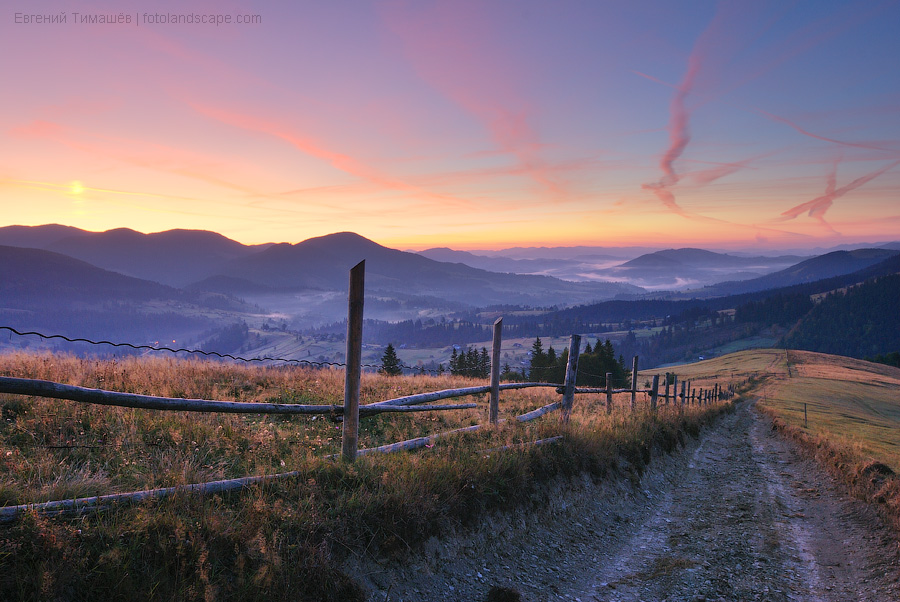
#> input picture OpenCV дз/imagn/DSC_0225.jpg, 900 x 602 px, given in place of color_text.jpg, which was not available
$ python main.py
#> lines starting #> are read from the running program, lines starting #| are printed output that depends on the picture; after the words box and inside, x2 and y2 are one past the last pixel; in counts of white or black regions, pixels touching at a corner belong together; pictures that were not available may be replaced by others from this repository, and a replacement may not be noted
import cv2
import numpy as np

img = cv2.imread('imagn/color_text.jpg')
#> img is the input picture: shape (602, 900, 3); mean B, G, R 115.7, 102.5, 116.2
print(img.shape)
#| (602, 900, 3)

new_img = np.zeros(img.shape, dtype='uint8')
# [18 lines of commented-out code are left out]


img = cv2.cvtColor(img, cv2.COLOR_BGR2GRAY) # меняет цвет на серый
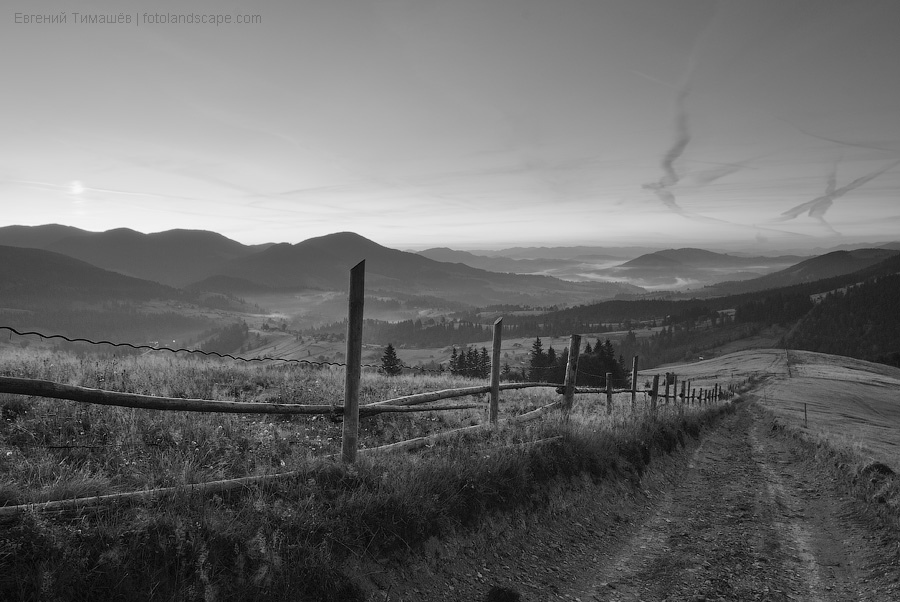
#> img: shape (602, 900); min 0, max 248, mean 108.1
img = cv2.GaussianBlur(img, (9, 9), 0)# размытие, числа должны быть не четные

img = cv2.Canny(img, 20, 30) # переводит в черно белый формат(чем меньше число, тем выше точность)
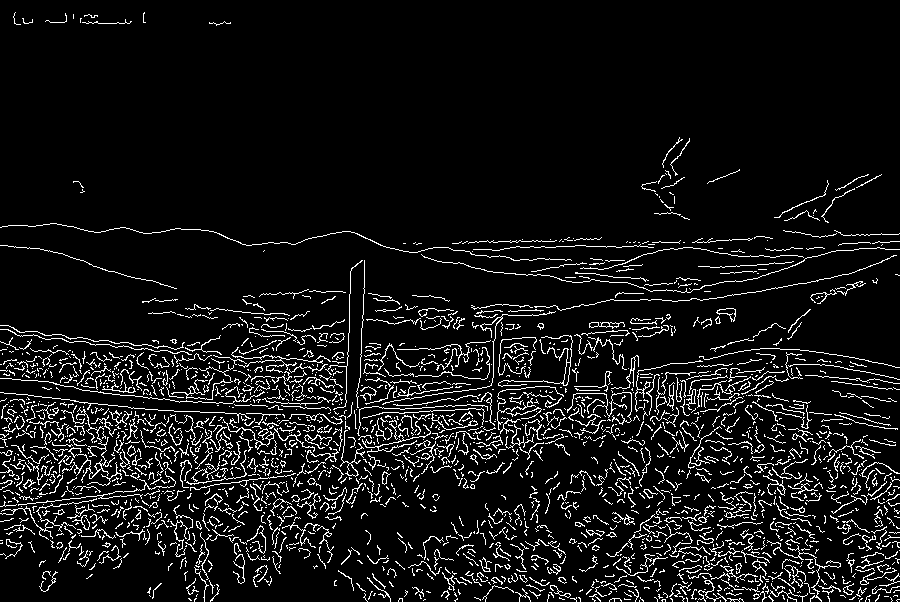
#> img: shape (602, 900); 7.8% white in thin lines or dots
#
kernel = np.ones((3, 3), np.uint8)
img= cv2.dilate(img, kernel, iterations=1) # увеличивает жирность обводки
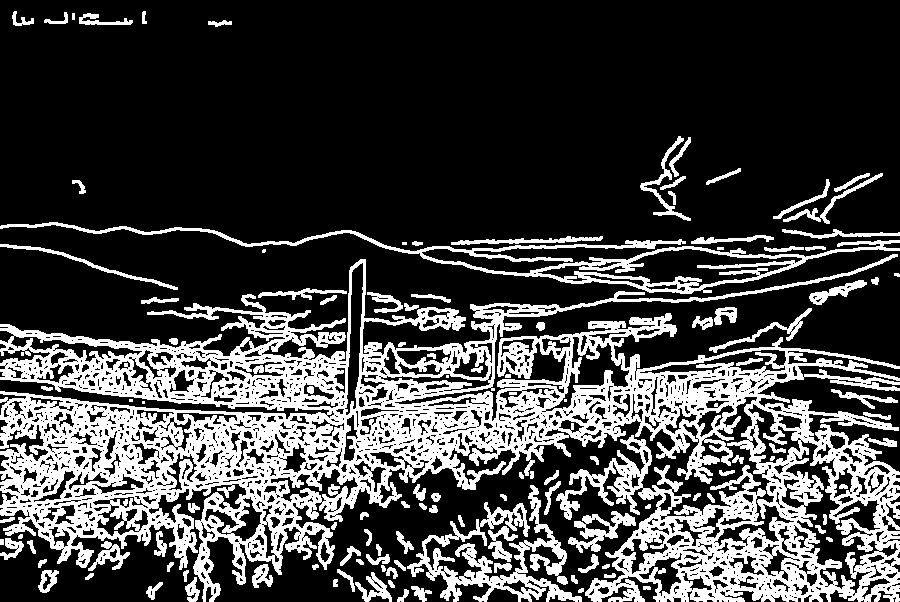
#> img: shape (602, 900); 26.4% white; 125 white regions (7 under 20 px), largest, box (x1, y1, x2, y2) and area: (0, 254, 900, 602) 114595, (0, 222, 900, 294) 7201, (407, 485, 582, 602) 5582

img = cv2.erode(img, kernel, iterations=1)
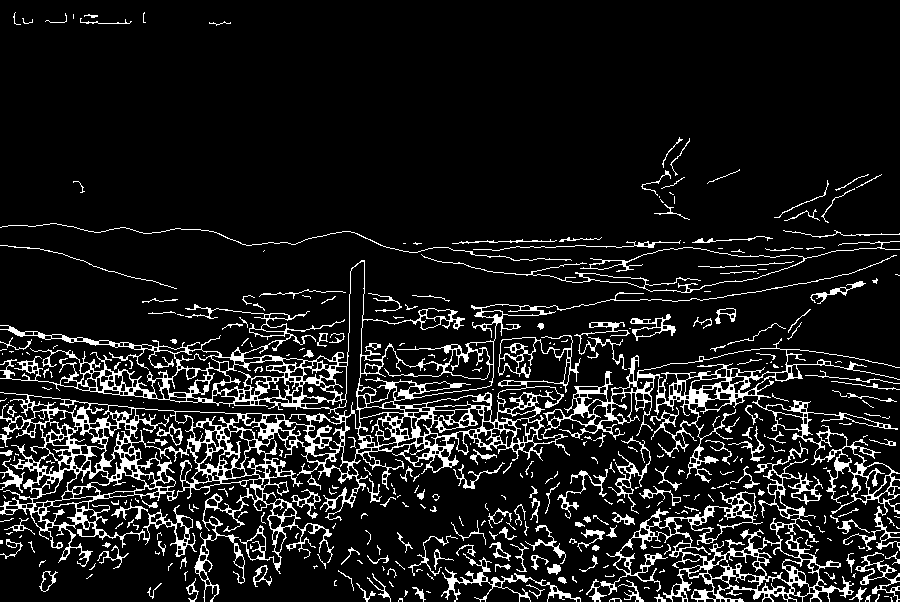
#> img: shape (602, 900); 10.9% white in thin lines or dots

# img= cv2.flip(img, 0) # отражерие картинки

con, hir = cv2.findContours(img, cv2.RETR_LIST, cv2.CHAIN_APPROX_NONE)
#> con = 1091 contours, 468 with area under 20; largest, box (x1, y1, x2, y2) and area: (0, 255, 900, 602) 75018, (600, 441, 854, 602) 10163, (358, 346, 494, 403) 2582, (638, 348, 788, 387) 2280, (334, 261, 365, 429) 2092; hir = 1091 rows, first 6: [1, -1, -1, -1], [2, 0, -1, -1], [3, 1, -1, -1], [4, 2, -1, -1], [5, 3, -1, -1], [6, 4, -1, -1]

# [5 lines of commented-out code are left out]


cv2.drawContours(new_img, con[85: 160], -1, (250, 125, 200), 2)
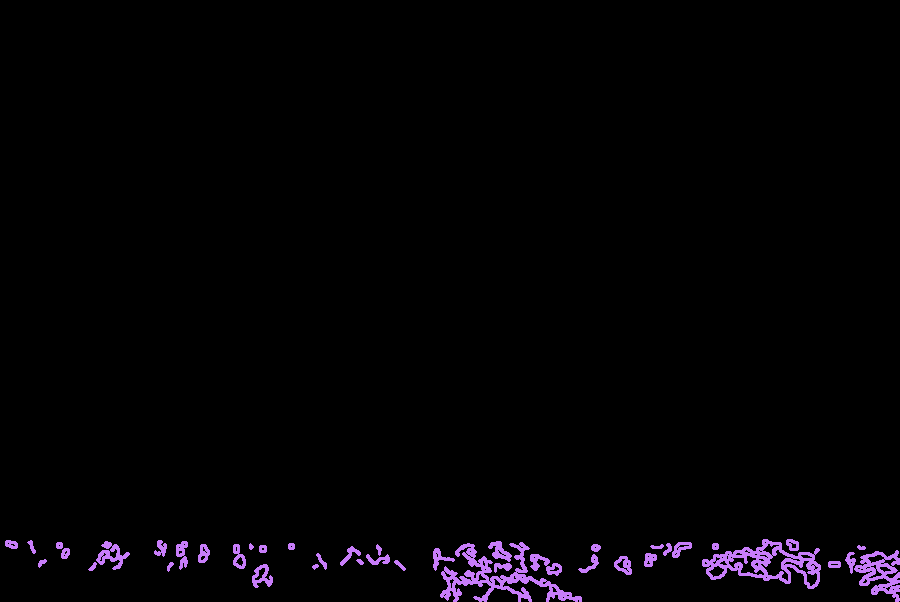
#> new_img: shape (602, 900, 3); mean of channels 0, 1, 2 4.6, 2.3, 3.7; drawn as B, G, R
cv2.drawContours(new_img, con[0: 85], -1, (230, 111, 48), 2)
cv2.drawContours(new_img, con[170: 377], -1, (75, 184, 39), 2)
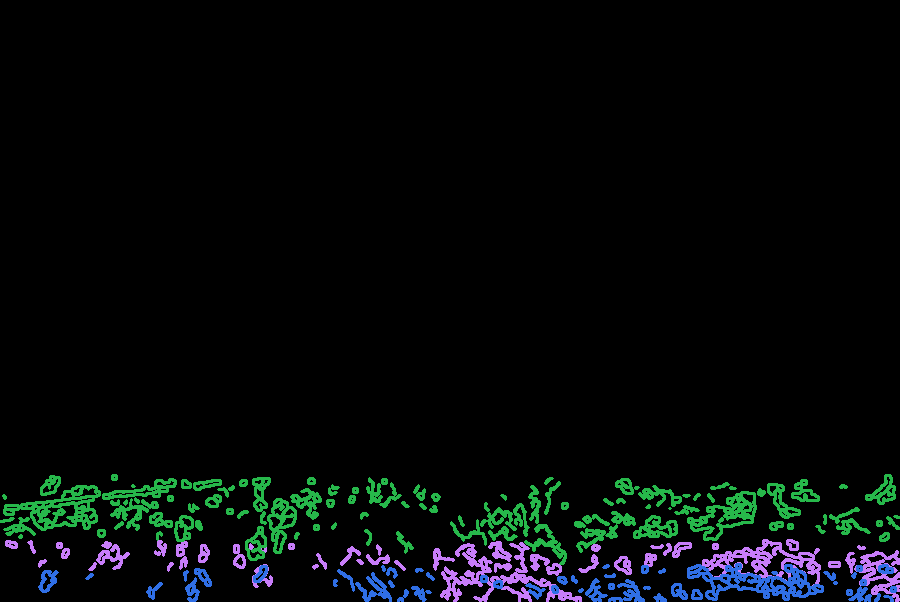
#> new_img: shape (602, 900, 3); mean of channels 0, 1, 2 9.1, 9, 5.1; drawn as B, G, R

cv2.imshow('result', new_img)

cv2.waitKey(0)
